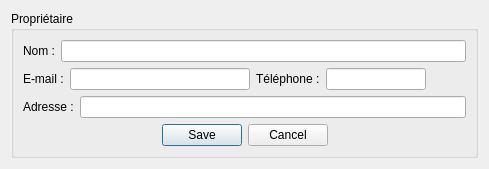
<?xml version="1.0" encoding="UTF-8"?>
<ui version="4.0">
 <class>dlgBopeModifProprioForm</class>
 <widget class="QDialog" name="dlgBopeModifProprioForm">
  <property name="geometry">
   <rect>
    <x>0</x>
    <y>0</y>
    <width>489</width>
    <height>162</height>
   </rect>
  </property>
  <property name="windowTitle">
   <string>Modification du propriétaire</string>
  </property>
  <layout class="QVBoxLayout" name="verticalLayout">
   <item>
    <widget class="QGroupBox" name="grp_proprio">
     <property name="title">
      <string>Propriétaire </string>
     </property>
     <layout class="QVBoxLayout" name="verticalLayout_6">
      <item>
       <layout class="QHBoxLayout" name="horizontalLayout_12">
        <item>
         <widget class="QLabel" name="lbl_nom">
          <property name="text">
           <string>Nom :</string>
          </property>
         </widget>
        </item>
        <item>
         <widget class="QLineEdit" name="leNom">
          <property name="alignment">
           <set>Qt::AlignCenter</set>
          </property>
         </widget>
        </item>
       </layout>
      </item>
      <item>
       <layout class="QHBoxLayout" name="horizontalLayout_14">
        <item>
         <widget class="QLabel" name="lbl_mail">
          <property name="text">
           <string>E-mail :</string>
          </property>
         </widget>
        </item>
        <item>
         <widget class="QLineEdit" name="leMail">
          <property name="alignment">
           <set>Qt::AlignCenter</set>
          </property>
         </widget>
        </item>
        <item>
         <layout class="QHBoxLayout" name="horizontalLayout_13">
          <item>
           <widget class="QLabel" name="lbl_tel">
            <property name="minimumSize">
             <size>
              <width>50</width>
              <height>0</height>
             </size>
            </property>
            <property name="text">
             <string>Téléphone :</string>
            </property>
           </widget>
          </item>
          <item>
           <widget class="QLineEdit" name="leTel">
            <property name="minimumSize">
             <size>
              <width>0</width>
              <height>0</height>
             </size>
            </property>
            <property name="maximumSize">
             <size>
              <width>100</width>
              <height>16777215</height>
             </size>
            </property>
            <property name="alignment">
             <set>Qt::AlignCenter</set>
            </property>
           </widget>
          </item>
          <item>
           <spacer name="horizontalSpacer_7">
            <property name="orientation">
             <enum>Qt::Horizontal</enum>
            </property>
            <property name="sizeHint" stdset="0">
             <size>
              <width>40</width>
              <height>20</height>
             </size>
            </property>
           </spacer>
          </item>
         </layout>
        </item>
       </layout>
      </item>
      <item>
       <layout class="QHBoxLayout" name="horizontalLayout_3">
        <item>
         <widget class="QLabel" name="label_3">
          <property name="text">
           <string>Adresse :</string>
          </property>
         </widget>
        </item>
        <item>
         <widget class="QLineEdit" name="leAdresse">
          <property name="alignment">
           <set>Qt::AlignCenter</set>
          </property>
         </widget>
        </item>
       </layout>
      </item>
      <item>
       <widget class="QDialogButtonBox" name="buttonBox">
        <property name="standardButtons">
         <set>QDialogButtonBox::Cancel|QDialogButtonBox::Save</set>
        </property>
        <property name="centerButtons">
         <bool>true</bool>
        </property>
       </widget>
      </item>
     </layout>
    </widget>
   </item>
  </layout>
 </widget>
 <resources/>
 <connections/>
</ui>
